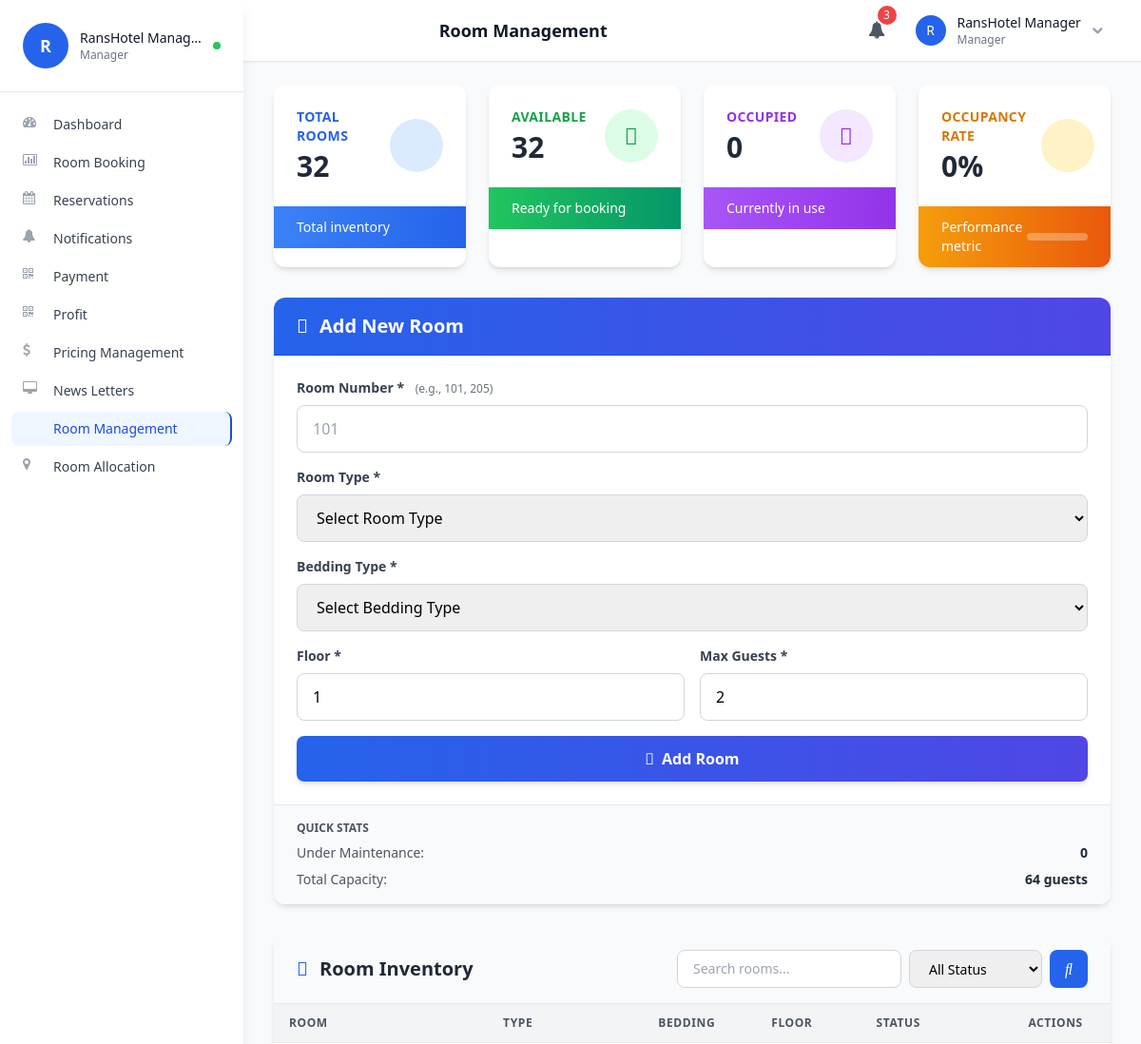
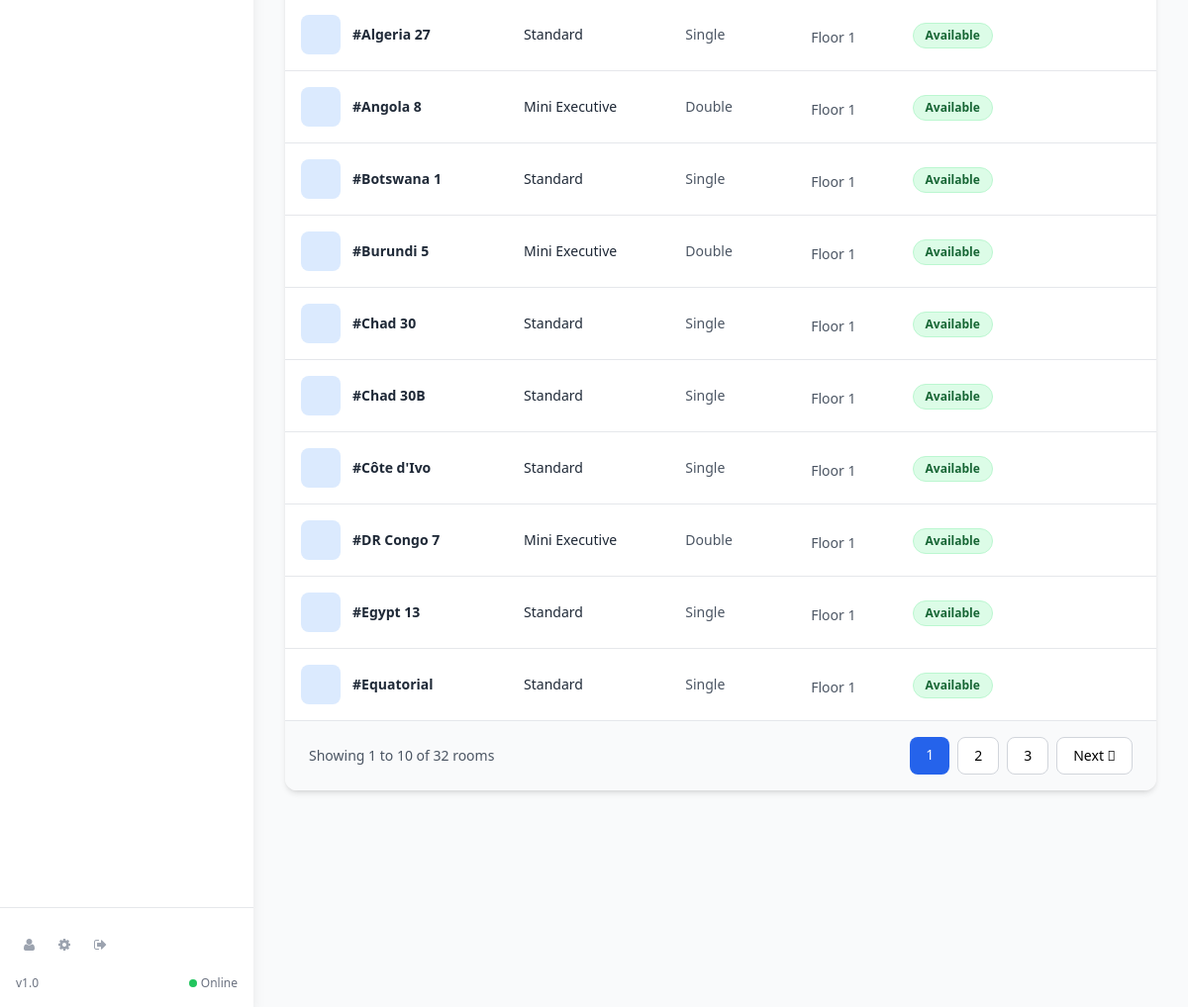
Page /admin/room.php (signed in) on the committed database (2 pictures, top to bottom).
### tables this page shows
CREATE TABLE `room` (
  `id` int(10) UNSIGNED NOT NULL,
  `room_number` varchar(10) DEFAULT NULL,
  `type` varchar(15) DEFAULT NULL,
  `bedding` varchar(10) DEFAULT NULL,
  `place` varchar(10) DEFAULT NULL,
  `cusid` int(11) DEFAULT NULL,
  `floor` int(11) DEFAULT 1,
  `max_occupancy` int(11) DEFAULT 2,
  `status` varchar(20) DEFAULT 'Available',
  `amenities` text DEFAULT NULL,
  `price` decimal(10,2) DEFAULT 0.00
);

### admin/room.php (the view, shortened to what the rows shown need)
<?php
include('db.php');
include('includes/unified_layout.php');
mysqli_query($con, "UPDATE room SET room_number = CONCAT('R', LPAD(id, 3, '0')) WHERE room_number IS NULL OR room_number = ''");
$page = isset($_GET['page']) ? (int)$_GET['page'] : 1;
$limit = 10;
$offset = ($page - 1) * $limit;
$where = "WHERE 1=1";
$sql = "SELECT * FROM room $where ORDER BY room_number ASC LIMIT $limit OFFSET $offset";
$rooms_result = mysqli_query($con, $sql);
?>
<div class="w-full px-4 sm:px-6 lg:px-8 py-6">
    <div class="grid grid-cols-1 xl:grid-cols-3 gap-6 lg:gap-8">
        <div class="xl:col-span-2">
            <div class="bg-white rounded-xl shadow-md overflow-hidden">
                <div class="overflow-x-auto">
                    <table class="w-full">
                        <thead class="bg-gray-100 border-b border-gray-200">
                            <tr>
                                <th class="px-4 py-3 text-left text-xs font-semibold text-gray-600 uppercase tracking-wider">Room</th>
                                <th class="px-4 py-3 text-left text-xs font-semibold text-gray-600 uppercase tracking-wider hidden md:table-cell">Type</th>
                                <th class="px-4 py-3 text-left text-xs font-semibold text-gray-600 uppercase tracking-wider hidden sm:table-cell">Bedding</th>
                                <th class="px-4 py-3 text-left text-xs font-semibold text-gray-600 uppercase tracking-wider hidden lg:table-cell">Floor</th>
                                <th class="px-4 py-3 text-left text-xs font-semibold text-gray-600 uppercase tracking-wider">Status</th>
                                <th class="px-4 py-3 text-center text-xs font-semibold text-gray-600 uppercase tracking-wider">Actions</th>
                                        </tr>
                                    </thead>
                        <tbody class="divide-y divide-gray-200">
                            <?php if(mysqli_num_rows($rooms_result) == 0): ?>
                                <tr>
                                    <td colspan="6" class="px-4 py-12 text-center text-gray-500">
                                        <i class="fas fa-bed text-6xl mb-4 text-gray-300"></i>
                                        <p class="text-lg font-medium">No rooms found</p>
                                        <p class="text-sm">Add your first room using the form on the left</p>
                                    </td>
                                </tr>
                            <?php else: ?>
                                <?php while($row = mysqli_fetch_array($rooms_result)): ?>
                                        <?php
                                    $status = $row['status'] ?? ($row['place'] === 'Free' ? 'Available' : 'Occupied');
                                    $status_colors = [
                                        'Available' => 'bg-green-100 text-green-800 border-green-200',
                                        'Occupied' => 'bg-purple-100 text-purple-800 border-purple-200',
                                        'Maintenance' => 'bg-red-100 text-red-800 border-red-200',
                                        'Cleaning' => 'bg-blue-100 text-blue-800 border-blue-200',
                                        'Reserved' => 'bg-amber-100 text-amber-800 border-amber-200'
                                    ];
                                    $status_class = $status_colors[$status] ?? 'bg-gray-100 text-gray-800 border-gray-200';
                                    ?>
                                    <tr class="hover:bg-gray-50 transition-colors">
                                        <td class="px-4 py-4">
                                            <div class="flex items-center">
                                                <div class="w-10 h-10 bg-blue-100 rounded-lg flex items-center justify-center mr-3">
                                                </div>
                                                <div>
                                                    <p class="text-sm font-bold text-gray-800">#<?php echo htmlspecialchars($row['room_number'] ?? $row['id']); ?></p>
                                                </div>
                                            </div>
                                        </td>
                                        <td class="px-4 py-4 text-sm text-gray-800 hidden md:table-cell">
                                            <?php echo htmlspecialchars($row['type']); ?>
                                        </td>
                                        <td class="px-4 py-4 text-sm text-gray-600 hidden sm:table-cell">
                                            <?php echo htmlspecialchars($row['bedding']); ?>
                                        </td>
                                        <td class="px-4 py-4 text-sm text-gray-600 hidden lg:table-cell">
                                            <span class="inline-flex items-center">
                                                Floor <?php echo htmlspecialchars($row['floor'] ?? '1'); ?>
                                            </span>
                                        </td>
                                        <td class="px-4 py-4">
                                            <span class="inline-flex items-center px-3 py-1 rounded-full text-xs font-semibold border <?php echo $status_class; ?>">
                                                <?php echo htmlspecialchars($status); ?>
                                            </span>
                                        </td>
                                        <td class="px-4 py-4">
                                            <div class="flex items-center justify-center gap-2">
                                                <div class="relative group">
                                                    <button class="p-2 text-blue-600 hover:bg-blue-50 rounded-lg transition-colors" title="Change Status">
                                                    </button>
                                                </div>
                                                <a href="?delete=<?php echo $row['id']; ?>" onclick="return confirm('Are you sure you want to delete this room?');" class="p-2 text-red-600 hover:bg-red-50 rounded-lg transition-colors" title="Delete Room">
                                                </a>
                                            </div>
                                        </td>
                                    </tr>
                                <?php endwhile; ?>
                            <?php endif; ?>
                                    </tbody>
                                </table>
                            </div>
                       </div>
        </div>
    </div>
</div>

### rows in the picture
room: room_number "Algeria 27", type "Standard", bedding "Single", floor "1", status "Available"
room: room_number "Angola 8", type "Mini Executive", bedding "Double", floor "1", status "Available"
room: room_number "Botswana 1", type "Standard", bedding "Single", floor "1", status "Available"
room: room_number "Burundi 5", type "Mini Executive", bedding "Double", floor "1", status "Available"
room: room_number "Chad 30", type "Standard", bedding "Single", floor "1", status "Available"
room: room_number "Chad 30B", type "Standard", bedding "Single", floor "1", status "Available"
room: room_number "Côte d'Ivo", type "Standard", bedding "Single", floor "1", status "Available"
room: room_number "DR Congo 7", type "Mini Executive", bedding "Double", floor "1", status "Available"
room: room_number "Egypt 13", type "Standard", bedding "Single", floor "1", status "Available"
room: room_number "Equatorial", type "Standard", bedding "Single", floor "1", status "Available"

### other values in the picture
$pageTitle "Room Management"
substr($userName, 0, 1) "R"
$userName "RansHotel Manager"
$userRole "Manager"
$userName "RansHotel Manag…"
$text "Dashboard"
$text "Room Booking"
$text "Reservations"
$text "Notifications"
$text "Payment"
$text "Profit"
$text "Pricing Management"
$text "News Letters"
$text "Room Management"
$text "Room Allocation"
